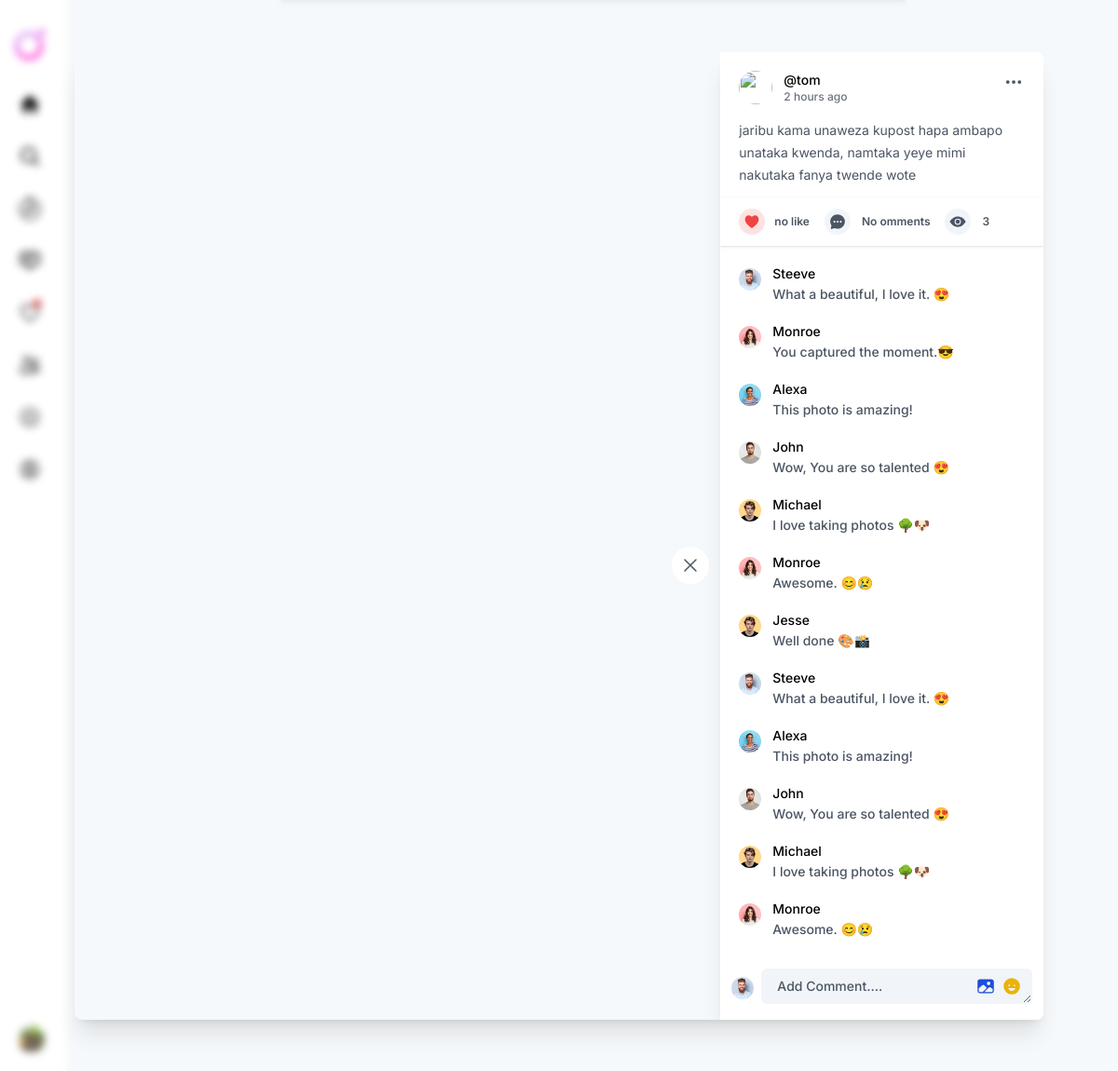
/post/post/88b537c7-5bdd-4006-9fbd-1fe27f680a5e/ (signed in), run on the app's committed database.
### main/models.py (models this page shows, shortened)
class Profile(models.Model):
    GENDER_CHOICES = [
        ('M', 'Male'),
        ('F', 'Female'),
        ('O', 'Other'),
    ]
    RELATIONSHIP_CHOICES = [
        ('S', 'Single'),
        ('R', 'In a relationship'),
        ('C', 'Complicated'),
        ('M', 'Married'),
    ]
    user = models.ForeignKey(User, on_delete=models.CASCADE)
    id_user = models.IntegerField()
    bio = models.TextField(blank=True)
    profileimg = models.ImageField(upload_to='profile_images', default='default.jpg')
    location = models.CharField(max_length=100, blank=True)
    gender = models.CharField(max_length=1, choices=GENDER_CHOICES, blank=True)
    relationship_status = models.CharField(max_length=1, choices=RELATIONSHIP_CHOICES, blank=True)

class Post(models.Model):
    id = models.UUIDField(primary_key=True, default=uuid.uuid4)
    user = models.CharField(max_length=100)
    image = models.ImageField(upload_to='post_images', blank=True, null=True)  # Optional
    caption = models.TextField(blank=True, null=True)  # Optional
    created_at = models.DateTimeField(auto_now_add=True)
    no_of_likes = models.IntegerField(default=0)
    views = models.IntegerField(default=0)

### main/views/views_post.py (the view, shortened to what this page needs)
@login_required
def post_detail(request, post_id):
    post = get_object_or_404(Post, id=post_id)
    post.views += 1
    post.save()
    comments = Comment.objects.filter(post=post, parent=None).prefetch_related('replies')
    comment_count = Comment.objects.filter(post=post).count()
    user_object = User.objects.get(username=request.user.username)
    user_profile = Profile.objects.get(user=user_object)
    return render(request, 'post_detail.html', {'post': post, 'user_profile': user_profile, 'comments': comments, 'comment_count': comment_count})

### main/templates/post_detail.html (shortened to what this page needs)
{% extends 'base.html' %} {% load static %}
{% block content %}
<main class="2xl:ml-[--w-side] xl:ml-[--w-side-md] md:ml-[--w-side-small]">
  <div class="max-w-2xl mx-auto">
    <div class="bg-white border border-slate-200 rounded-xl shadow-sm dark:border-slate-700 dark:bg-dark2">
        <div class="hidden lg:p-20 max-lg:!items-start uk-modal uk-open" id="preview_modal" uk-modal="" tabindex="-1" style="overscroll-behavior: contain; display: block;">
          <div class="uk-modal-dialog tt relative mx-auto overflow-hidden shadow-xl rounded-lg lg:flex items-center ax-w-[86rem] w-full lg:h-[80vh]">
              <div class="lg:h-full lg:w-[calc(100vw-400px)] w-full h-96 flex justify-center items-center relative">
                  <a href="/"  class="bg-white rounded-full p-2 absolute right-0 top-0 m-3 uk-animation-slide-right-medium z-10 dark:bg-slate-600">
                      <svg xmlns="http://www.w3.org/2000/svg" fill="none" viewBox="0 0 24 24" stroke-width="1.5" stroke="currentColor" class="w-6 h-6">
                          <path stroke-linecap="round" stroke-linejoin="round" d="M6 18L18 6M6 6l12 12"></path>
                      </svg>
                  </a>
              </div>
              <div class="lg:w-[400px] w-full bg-white h-full relative  overflow-y-auto shadow-xl dark:bg-dark2 flex flex-col justify-between" style="overscroll-behavior: contain;">
                  <div class="p-5 pb-0">
                      <div class="flex gap-3 text-sm font-medium">
                          <img src="/profile/{{ post.user }}" alt="" class="w-9 h-9 rounded-full">
                          <div class="flex-1">
                              <h4 class="text-black font-medium dark:text-white"> @{{ post.user }} </h4>
                              <div class="text-gray-500 text-xs dark:text-white/80"> 2 hours ago</div>
                          </div>
                          <div class="-m-1">
                              <button type="button" class="button__ico w-8 h-8" aria-haspopup="true" aria-expanded="false"> <ion-icon class="text-xl" name="ellipsis-horizontal"></ion-icon> </button>
                          </div>
                      </div>
                      <p class="font-normal text-sm leading-6 mt-4">{{ post.caption }}</p>
                      <div class="shadow relative -mx-5 px-5 py-3 mt-3">
                          <div class="flex items-center gap-4 text-xs font-semibold">
                              <div class="flex items-center gap-2.5">
                                  <button type="button" class="button__ico text-red-500 bg-red-100 dark:bg-slate-700"> <ion-icon class="text-lg" name="heart"></ion-icon> </button>
                                  <a href="#">
                                    {% if post.no_of_likes == 0 %}
                                    no like
                                  {% elif post.no_of_likes == 1 %}
                                    1 like
                                  {% else %}
                                    {{ post.no_of_likes }} likes
                                  {% endif %}
                                  </a>
                              </div>
                              <div class="flex items-center gap-3">
                                  <button type="button" class="button__ico bg-slate-100 dark:bg-slate-700"> <ion-icon class="text-lg" name="chatbubble-ellipses"></ion-icon> </button>
                                  <span>
                                    {% if comment_count == 0 %}
                                    No omments
                                  {% elif comment_count == 1 %}
                                    Comment (1)
                                  {% else %}
                                    Comments ({{ comment_count }})
                                  {% endif %}
                                  </span>
                              </div>
                              <div class="flex items-center gap-3">
                                <button type="button" class="button__ico bg-slate-100 dark:bg-slate-700"> <ion-icon class="text-lg" name="eye"></ion-icon> </button>
                                <span>
                                {{ post.views }}
                                </span>
                            </div>
                          </div>
                      </div>
                  </div>
                  <div class="p-5 h-full overflow-y-auto flex-1" style="overscroll-behavior: contain;">
                      <div class="relative text-sm font-medium space-y-5">
                          <div class="flex items-start gap-3 relative">
                              <img src="assets/images/avatars/avatar-2.jpg" alt="" class="w-6 h-6 mt-1 rounded-full">
                              <div class="flex-1">
                                  <a href="#" class="text-black font-medium inline-block dark:text-white"> Steeve </a>
                                  <p class="mt-0.5">What a beautiful, I love it. 😍 </p>
                              </div>
                          </div>
                          <div class="flex items-start gap-3 relative">
                              <img src="assets/images/avatars/avatar-3.jpg" alt="" class="w-6 h-6 mt-1 rounded-full">
                              <div class="flex-1">
                                  <a href="#" class="text-black font-medium inline-block dark:text-white"> Monroe </a>
                                  <p class="mt-0.5">   You captured the moment.😎 </p>
                              </div>
                          </div>
                          <div class="flex items-start gap-3 relative">
                              <img src="assets/images/avatars/avatar-7.jpg" alt="" class="w-6 h-6 mt-1 rounded-full">
                              <div class="flex-1">
                                  <a href="#" class="text-black font-medium inline-block dark:text-white"> Alexa </a>
                                  <p class="mt-0.5"> This photo is amazing!   </p>
                              </div>
                          </div>
                          <div class="flex items-start gap-3 relative">
                              <img src="assets/images/avatars/avatar-4.jpg" alt="" class="w-6 h-6 mt-1 rounded-full">
                              <div class="flex-1">
                                  <a href="#" class="text-black font-medium inline-block dark:text-white"> John  </a>
                                  <p class="mt-0.5"> Wow, You are so talented 😍 </p>
                              </div>
                          </div>
                          <div class="flex items-start gap-3 relative">
                              <img src="assets/images/avatars/avatar-5.jpg" alt="" class="w-6 h-6 mt-1 rounded-full">
                              <div class="flex-1">
                                  <a href="#" class="text-black font-medium inline-block dark:text-white"> Michael </a>
                                  <p class="mt-0.5"> I love taking photos   🌳🐶</p>
                              </div>
                          </div>
                          <div class="flex items-start gap-3 relative">
                              <img src="assets/images/avatars/avatar-3.jpg" alt="" class="w-6 h-6 mt-1 rounded-full">
                              <div class="flex-1">
                                  <a href="#" class="text-black font-medium inline-block dark:text-white"> Monroe </a>
                                  <p class="mt-0.5">  Awesome. 😊😢 </p>
                              </div>
                          </div>
                          <div class="flex items-start gap-3 relative">
                              <img src="assets/images/avatars/avatar-5.jpg" alt="" class="w-6 h-6 mt-1 rounded-full">
                              <div class="flex-1">
                                  <a href="#" class="text-black font-medium inline-block dark:text-white"> Jesse </a>
                                  <p class="mt-0.5"> Well done 🎨📸   </p>
                              </div>
                          </div>
                          <div class="flex items-start gap-3 relative">
                              <img src="assets/images/avatars/avatar-2.jpg" alt="" class="w-6 h-6 mt-1 rounded-full">
                              <div class="flex-1">
                                  <a href="#" class="text-black font-medium inline-block dark:text-white"> Steeve </a>
                                  <p class="mt-0.5">What a beautiful, I love it. 😍 </p>
                              </div>
                          </div>
                          <div class="flex items-start gap-3 relative">
                              <img src="assets/images/avatars/avatar-7.jpg" alt="" class="w-6 h-6 mt-1 rounded-full">
                              <div class="flex-1">
                                  <a href="#" class="text-black font-medium inline-block dark:text-white"> Alexa </a>
                                  <p class="mt-0.5"> This photo is amazing!   </p>
                              </div>
                          </div>
                          <div class="flex items-start gap-3 relative">
                              <img src="assets/images/avatars/avatar-4.jpg" alt="" class="w-6 h-6 mt-1 rounded-full">
                              <div class="flex-1">
                                  <a href="#" class="text-black font-medium inline-block dark:text-white"> John  </a>
                                  <p class="mt-0.5"> Wow, You are so talented 😍 </p>
                              </div>
                          </div>
                          <div class="flex items-start gap-3 relative">
                              <img src="assets/images/avatars/avatar-5.jpg" alt="" class="w-6 h-6 mt-1 rounded-full">
                              <div class="flex-1">
                                  <a href="#" class="text-black font-medium inline-block dark:text-white"> Michael </a>
                                  <p class="mt-0.5"> I love taking photos   🌳🐶</p>
                              </div>
                          </div>
                          <div class="flex items-start gap-3 relative">
                              <img src="assets/images/avatars/avatar-3.jpg" alt="" class="w-6 h-6 mt-1 rounded-full">
                              <div class="flex-1">
                                  <a href="#" class="text-black font-medium inline-block dark:text-white"> Monroe </a>
                                  <p class="mt-0.5">  Awesome. 😊😢 </p>
                              </div>
                          </div>
                      </div>
                  </div>
                  <div class="bg-white p-3 text-sm font-medium flex items-center gap-2">
                      <img src="assets/images/avatars/avatar-2.jpg" alt="" class="w-6 h-6 rounded-full">
                      <div class="flex-1 relative overflow-hidden ">
                          <textarea placeholder="Add Comment...." rows="1" class="w-full resize-  px-4 py-2 focus:!border-transparent focus:!ring-transparent resize-y" style="overscroll-behavior: contain;"></textarea>
                          <div class="flex items-center gap-2 absolute bottom-0.5 right-0 m-3">
                              <ion-icon class="text-xl flex text-blue-700" name="image"></ion-icon>
                              <ion-icon class="text-xl flex text-yellow-500" name="happy"></ion-icon>
                          </div>
                      </div>
                  </div>
              </div>
          </div>
      </div>
    </div>
</div>
</main>
{% endblock %}

### main/templates/include/left.html (shortened to what this page needs)
{% load static %}
<div id="sidebar" class="fixed top-0 left-0 z-40 max-md:top-auto max-md:bottom-0">
    <div id="sidebar__inner" class="flex sside md:flex-col justify-between md:h-screen md:p-2 p-1 transition-all duration-500 bg-white shadow dark:bg-dark2 2xl:w-72 xl:w-60 max-xl:w-[73px] max-md:w-screen max-md:border-t max-md:dark:border-slate-700">
        <div class="flex h-20 px-2 max-md:fixed max-md:top-0 max-md:w-full max-md:bg-white/80 max-md:left-0 max-md:px-4 max-md:h-14 max-md:shadow-sm max-md:dark:bg-slate-900/80 backdrop-blur-xl">
            <a href="/" id="logo" class="flex items-center gap-3">
                <img id="logo__icon" src="{% static 'assets/images/logo-icon.png' %}" alt="" class="md:w-8 hidden text-2xl max-xl:!block max-md:!hidden shrink-0 uk-animation-scale-up">
            </a>
        </div>
        <nav class="flex-1 max-md:flex max-md:justify-around md:space-y-2">
            <a href="/" class="active">
            </a>
            <a href="#!">
                <svg xmlns="http://www.w3.org/2000/svg" fill="none" viewBox="0 0 24 24" stroke-width="2" stroke="currentColor">
                    <path stroke-linecap="round" stroke-linejoin="round" d="M21 21l-5.197-5.197m0 0A7.5 7.5 0 105.196 5.196a7.5 7.5 0 0010.607 10.607z" />
                </svg>
            </a>
            <a href="explore.html" class="max-md:!hidden">
            </a>
            <a href="messages.html"  class="max-md:!fixed max-md:top-2 max-md:right-2">
            </a>
            <a href="#!" class="max-md:!fixed max-md:top-2 max-md:right-14 relative">
                <div class="w-2 h-2 bg-red-600 rounded-full absolute left-7 top-2.5"></div>
            </a>
            <a href="peaple.html" class="max-md:!hidden">
            </a>
            <a href="%21.html#">
                <button uk-toggle="target: #create-post" uk-toggle="" class="flex items-center gap-3 w-full">
                <svg id="icon__outline" xmlns="http://www.w3.org/2000/svg" fill="none" viewBox="0 0 24 24" stroke-width="1.5" stroke="currentColor">
                    <path stroke-linecap="round" stroke-linejoin="round" d="M12 9v6m3-3H9m12 0a9 9 0 11-18 0 9 9 0 0118 0z" />
                </svg>
                <span  class="max-xl:hidden"> Create </span></button>
            </a>
            <a href="/profile/{{user }}" class="max-md:!hidden">
            </a>
        </nav>
        <div >
            <a id="profile-link" class="flex items-center gap-3 p-3 group">
                <img src="{{user_profile.profileimg.url}}" alt="" class="rounded-full md:w-7 md:h-7 w-5 h-5 shrink-0">
            </a>
        </div>
    </div>
</div>

### static/assets/css/style.css (style rules this page uses)
.uk-modal { -webkit-overflow-scrolling: touch; transition: opacity 0.15s linear; }
.uk-modal-dialog { transition: 0.3s linear; transition-property: opacity, transform; box-sizing: border-box; }
[class*="uk-animation-"] { animation: 0.5s ease-out both; }
.uk-animation-scale-up { animation-name: uk-fade, uk-scale-up; }
.uk-animation-slide-right-medium { animation-name: uk-fade, uk-slide-right-medium; }

### data on the page
Profile: profileimg (picture)
Post: user "tom", caption "jaribu kama unaweza kupost hapa ambapo unataka kwenda, namtaka yeye mimi nakutaka fanya twende wote", views "3"
